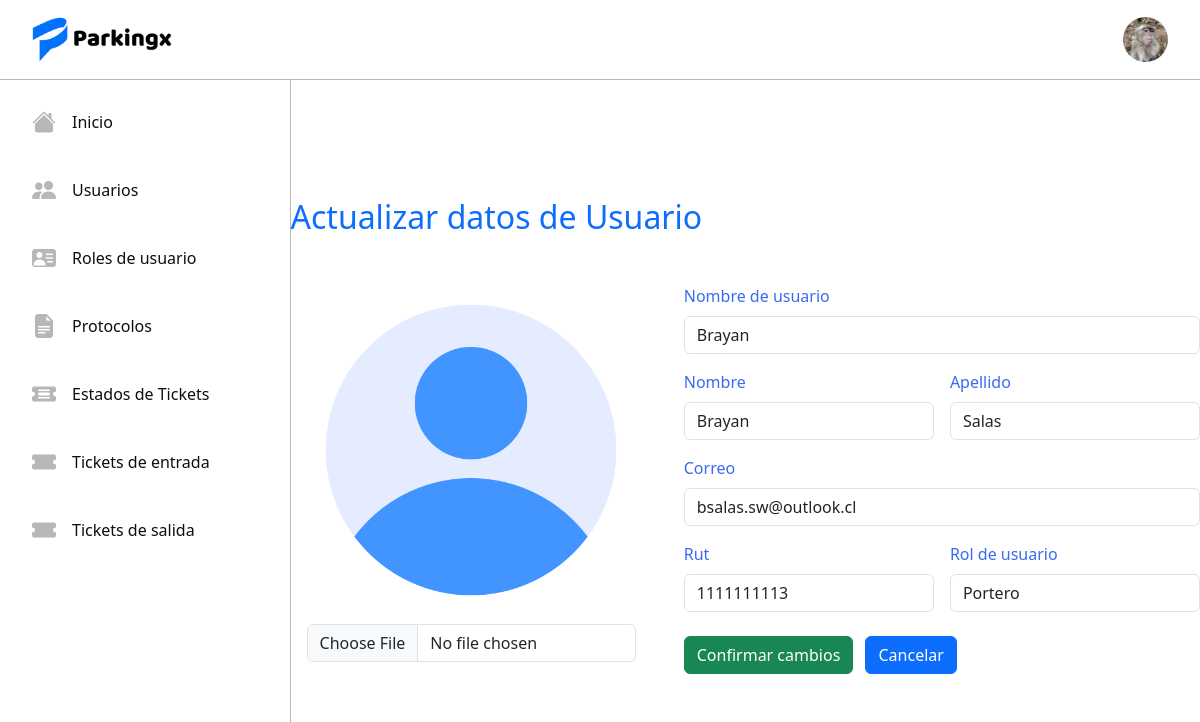
Page /userupdate/5/ (signed in) on the earlier database version.
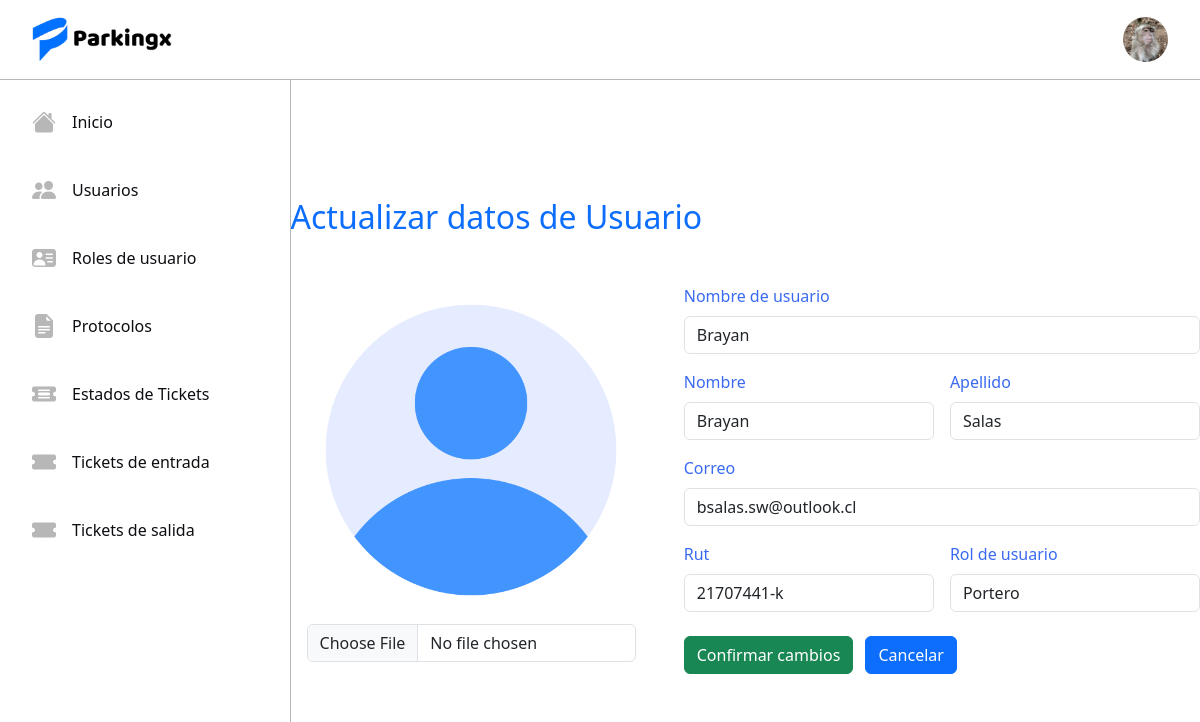
Same page on the later database version.
### tickets/models.py (models this page shows, shortened)
class Usuario(AbstractUser):
    name = models.CharField(max_length=50)
    last_name = models.CharField(max_length=50)
    rut = models.CharField(max_length=10, unique=True)
    email = models.EmailField(max_length=254, unique=True)
    rol = models.ForeignKey(Rol, on_delete=models.RESTRICT)
    avatar = models.ImageField(upload_to='avatars', blank=True, null=True)

### tickets/views.py (the view, shortened to what this page needs)
# urls.py: path('userupdate/<int:pk>/', UpdateUsuario.as_view(), name='userupdate'),
@method_decorator(login_required, name='dispatch')
class UpdateUsuario(UserPassesTestMixin, UpdateView):
    model = Usuario
    form_class = UserUpdateForm
    template_name = 'tickets/usuarios/userupdate.html'
    success_url = reverse_lazy('userlist')
    context_object_name = 'usuario'
    def test_func(self):
        rol = self.request.user.rol.name
        return rol in ['root', 'Administrador']

### tickets/models.py (called while the page is built)
    def __str__(self) -> str:
        return self.name

### tickets/templates/tickets/usuarios/userupdate.html (shortened to what this page needs)
{% extends 'tickets/base.html' %}
{% block content %}
<div class="update-users-forms">
    <div>
        <div>
            <h2 class="text-primary mb-5">Actualizar datos de Usuario</h2>
        </div>
        <form method="post" enctype="multipart/form-data" class="users-u-form">
            <div class="profile-img-center">
                {% if usuario.avatar %}
                    <img src="{{ usuario.avatar.url }}" alt="..." style="max-width: 300px; height: 300px; border-radius: 50%;">
                {% else %}
                    {% load static %}
                    <img src="{% static 'tickets/img/defaultavatar.png' %}" alt="..." style="max-width: 300px; height: 300px; border-radius: 50%;">
                {% endif %}
                <div class="form-group mt-4">
                    {{ form.avatar }}
                </div>
            </div>
            <div class="update-data">
                <div>
                    <label for="id_username" class="mb-2 blue-sys">Nombre de usuario</label>
                    {{ form.username }}
                </div>
                <div class="dual-form">
                    <div class="w-100">
                        <label for="id_name" class="mb-2 blue-sys">Nombre</label>
                        {{ form.name }}
                    </div>
                    <div class="w-100">
                        <label for="id_last_name" class="mb-2 blue-sys">Apellido</label>
                        {{ form.last_name }}
                    </div>
                </div>
                <div>
                    <label for="id_email" class="mb-2 blue-sys">Correo</label>
                    {{ form.email }}
                </div>
                <div class="dual-form">
                    <div class="w-100">
                        <label for="id_rut" class="mb-2 blue-sys">Rut</label>
                        {{ form.rut }}
                    </div>
                    <div class="w-100">
                        <label for="id_rol" class="mb-2 blue-sys">Rol de usuario</label>
                        {{ form.rol }}
                    </div>
                </div>
                <button type="submit" class="btn btn-success mt-2">Confirmar cambios</button>
                <a href="{% url 'userlist' %}" class="btn btn-primary mx-2 mt-2">Cancelar</a>
            </div>
        </form>
    </div>
</div>
{% endblock %}

Differences in the rows shown:
changed Usuario "Brayan": rut "1111111113" → "21707441-k"
